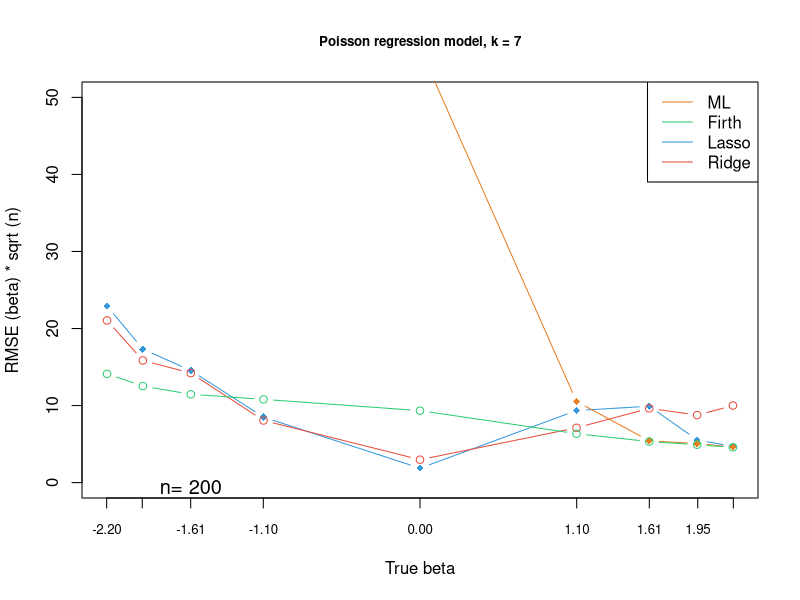
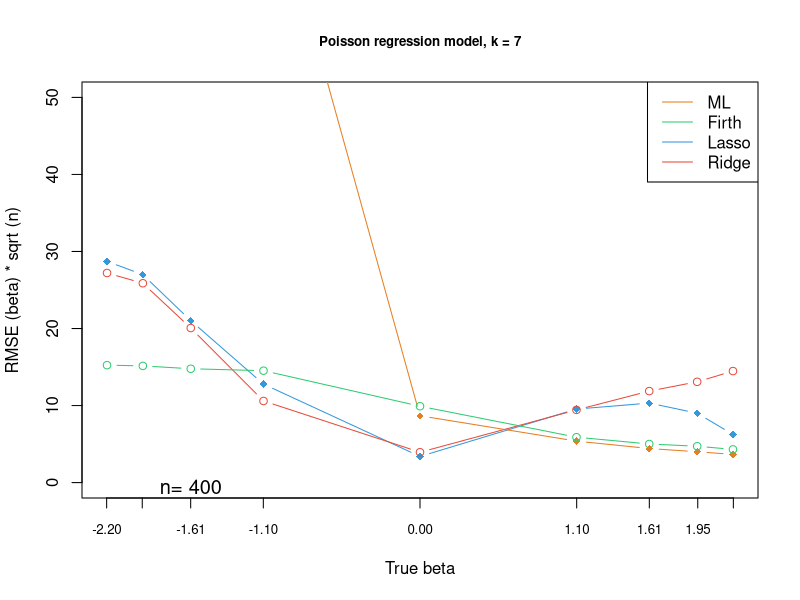
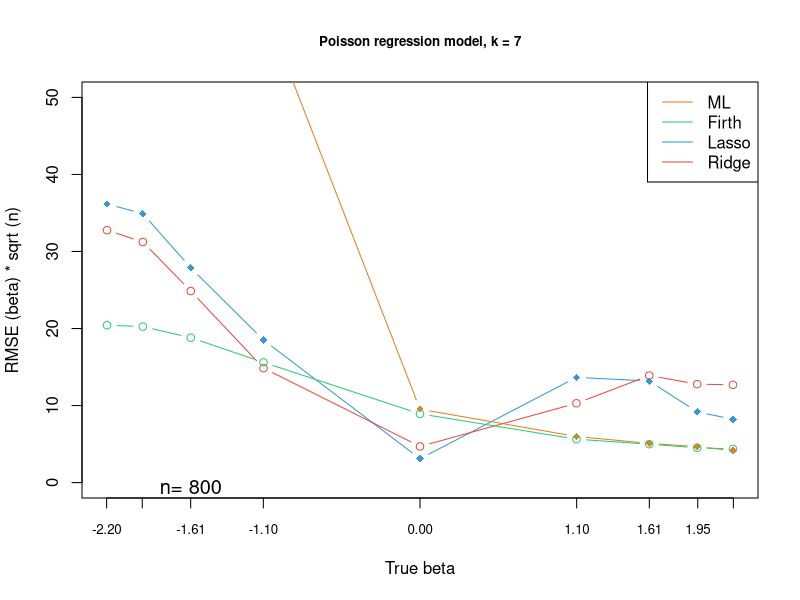
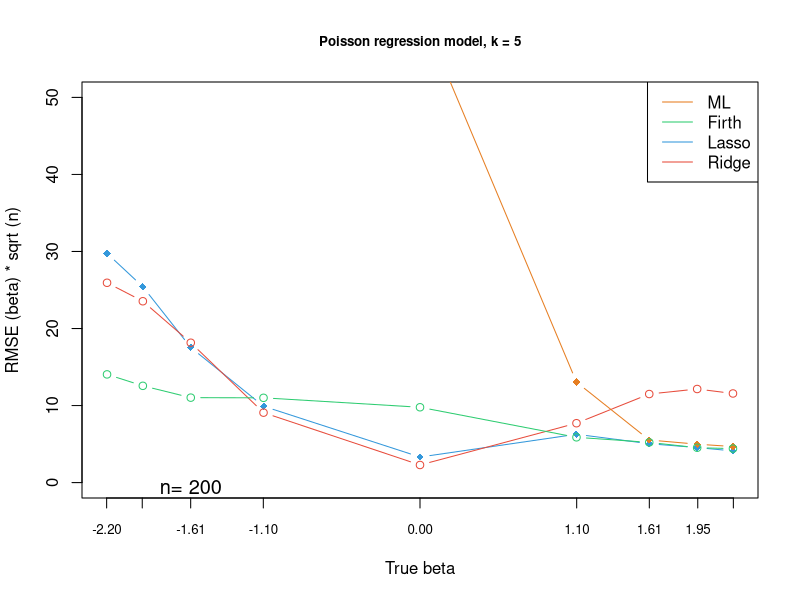
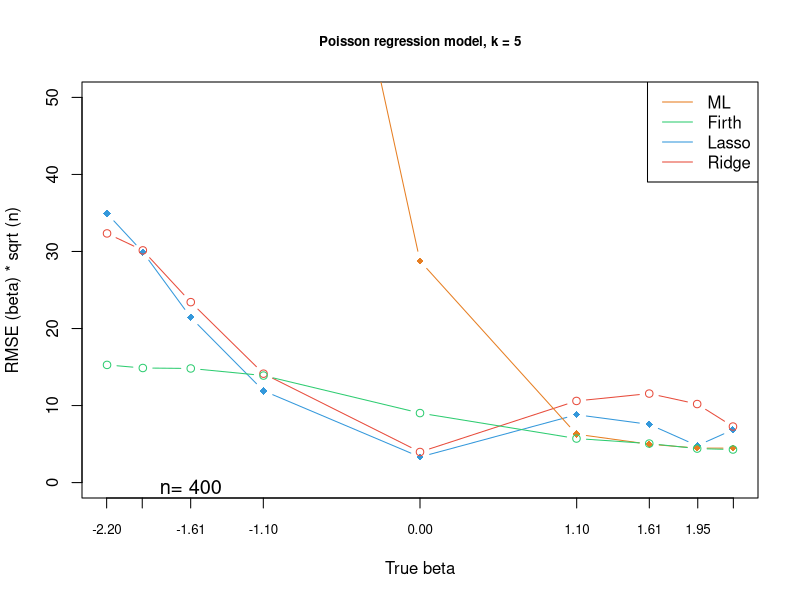
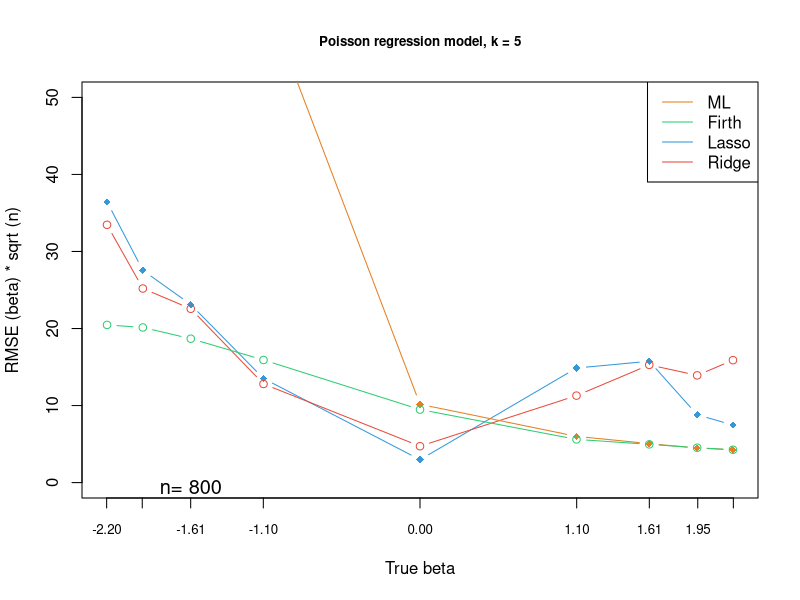
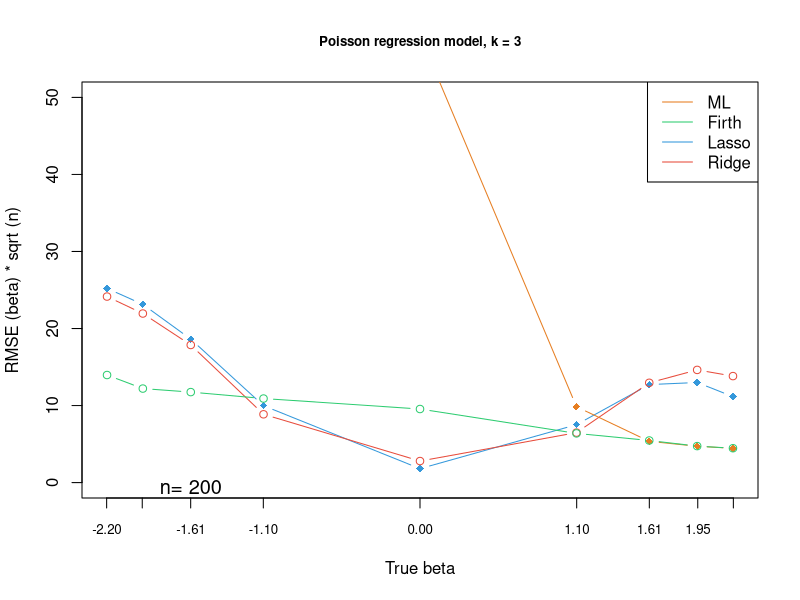
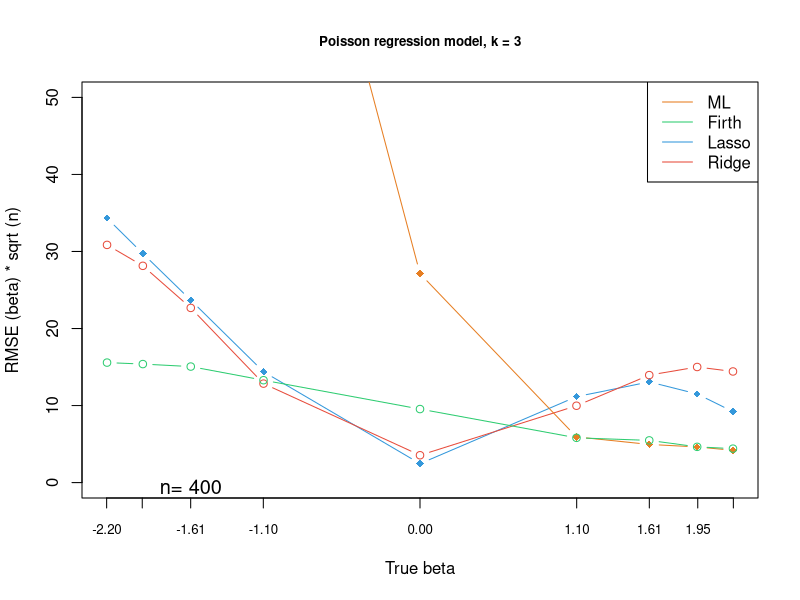

Generate these figures, in order, with R:
#n=200,k=7

lasso.k_7_n_200<-c(1.6212812, 1.2254892, 1.0288798, 0.6005829, 0.1320624, 0.6615774,
                   0.7011407, 0.3910884, 0.3323033)

ridge.k_7_n_200<-c(1.4885480, 1.1212422, 1.0051251, 0.5699797, 0.2102510, 0.5029217,
                   0.6816826, 0.6194847, 0.7073489
)
ml.k_7_n_200<-c(12.272597492902,12.0321167438513,11.2235245713888,9.68610736886489,
                3.98662274875942,0.745147248847117,0.382890125283111,0.35927551124118,0.325066305960564 )
firth.k_7_n_200<-c(0.997500753598055,0.886067527769011,0.810387786952567,0.763943194394549,0.660153613030082,
                   0.448856962792294,0.376314648636485,0.347496722926416,0.32409009996827 )

#n=400,k=7

lasso.k_7_n_400<-c(1.43608847, 1.349359781, 1.051016635, 0.638853256, 0.169674652, 
                   0.477216495, 0.516086478, 0.450460077, 0.312271557
 )

ridge.k_7_n_400<-c(1.3604413144, 1.2938379517, 1.0031490971, 0.5296935374, 0.1970737002, 
                   0.4717801547, 0.5940242373, 0.6541674878, 0.7239108349
)

ml.k_7_n_400<-c(8.9210376441782,7.96237146789724,6.73766180478708,4.09086578839171,
                0.433544214277673,0.269032086137403,0.221076198940339,0.200212408800346,0.183105608091315 )

firth.k_7_n_400<-c(0.762236730560448,0.757452222732538,0.738923250310832,0.726292894167226,0.495543143047312,
                   0.294619609045052,0.250513312802575,0.235971509908399,0.215481135191791 
)

#n=800,k=7

lasso.k_7_n_800<-c(1.2786176259, 1.2342675926, 0.9855793561, 0.6543306899, 0.1095172295, 
                   0.4830528882, 0.4661491202, 0.3245986547, 0.2905189326
)

ridge.k_7_n_800<-c(1.1582201455, 1.1042031536, 0.8791095705, 0.5252038346, 
                   0.1659628877, 0.364008072, 0.4912951937, 0.4518669871, 0.4486115457
)

ml.k_7_n_800<-c(7.40411238494588,6.68072032535474,4.96545344087955,2.18788138863324,
                0.336629651515031,0.211422103130829,0.179861251284926,0.16513061617261,0.146893883554776)

firth.k_7_n_800<-c(0.722221255568763,0.715958412184359,0.66495606768594,0.551717770637463,0.315361698332587,
                   0.199161338287501,0.176353961342434,0.1596134709712,0.154509946546953  )

#k=5

#n=200,k=5

lasso.k_5_n_200<-c(2.10393261843638,1.79782028213673,1.24026103839516,0.700690003709775,
                   0.23463345,0.443739764975972,0.356819995238981,0.32159207771383,0.290783037026987 
 )

ridge.k_5_n_200<-c(1.834124, 1.664513, 1.283715, 0.641975, 0.161614, 0.545067, 0.812921, 0.859079, 0.817963)

ml.k_5_n_200<-c(12.2671235530955,11.6989000332517,11.2412132578827,9.58994971426826,
                4.33735756066893,0.922338579706536,0.39093966347539,0.352636063048878,0.330859887622623 
)

firth.k_5_n_200<-c(0.993191047382804,0.888217257030331,0.77971630985691,0.778093198624492,
                   0.691446419869104,0.415622521749103,0.369022403320492,0.319963304603014,0.311950418927788 )

#n=400,k=5

lasso.k_5_n_400<-c(1.74626012133873,1.49612078513903,1.07186973451558,0.595734597745047,
                   0.166147018477021,0.440626072118398,0.37793502260286,0.2394073638262,0.34291951281459)

ridge.k_5_n_400<-c(1.617212, 1.507187, 1.171223, 0.7068645, 0.1986282, 0.5299195, 0.5777736, 0.5098964, 0.3637949)

ml.k_5_n_400<-c(10.2362046476604,9.74308903721187,8.30732809044085,6.09244039042248,
                1.43828583203378,0.314354042833671,0.248969115692504,0.224061208486061,0.223614423605434 )


firth.k_5_n_400<-c(0.763871302229622,0.743783657067714,0.740736660315943,0.694652447080968,
                   0.451175546038444,0.285973566371827,0.253281606389739,0.220721026891584,0.214643520379828 
)

#n=800, k=5

lasso.k_5_n_800<-c(1.28855899, 0.97419822, 0.81707406, 0.47772553, 0.10499276, 0.52576651,
                   0.55708702, 0.31129664, 0.26409981
)
ridge.k_5_n_800<-c(1.18313539, 0.89068299, 0.79772906, 0.45262659, 0.16699887,
                   0.39916455, 0.54018401, 0.49215285, 0.56182508
)

ml.k_5_n_800<-c(7.41164856894973,6.41854220222173,4.82846450026038,2.24498311553312,
                0.359245678127449,0.212151208651109,0.178733507053195,0.1586516818912,0.150777988624782 )

firth.k_5_n_800<-c(0.723730893165251,0.711933781812775,0.660386042462957,0.562727145736422,
                   0.335135773082532,0.198281554214257,0.175467815148027,0.160121560887801,0.150724286529907  )


## k=3

#n=200,k=3 

lasso.k_3_n_200<-c(1.782337, 1.635864, 1.316784, 0.7055916, 0.1278699, 0.5316528, 0.8996431, 0.9187439, 0.7889845)


ridge.k_3_n_200<-c(1.707615, 1.551842, 1.263053, 0.6268694, 0.1976941, 0.4586363, 0.9160836, 1.034356, 0.977522)

ml.k_3_n_200<-c(12.1935596823198,11.7297915792071,11.4976743597185,9.31022360092826,4.1036784301754,
                0.696187627258418,0.378570935721415,0.333754109260911,0.31417574675143)

firth.k_3_n_200<-c(0.98741833031828,0.863002783103964,0.830710329807467,0.771467230535699,
                   0.675358359477155,0.451528777657481,0.386401906908182,0.334940678659745,0.315497033916899 
)


#n=400,k=3

lasso.k_3_n_400<-c(1.715957, 1.486664, 1.184242, 0.7193834, 0.1228058, 0.5577956, 0.6535342, 0.5752437, 0.4605407)


ridge.k_3_n_400<-c(1.542784, 1.406898, 1.133806, 0.6424193, 0.1774821, 0.4987767, 0.6975947, 0.7503055, 0.7212525)


ml.k_3_n_400<-c(10.0822150350924,9.28110531909763,7.94596483271824,5.17731773331467,
                1.3562567615067,0.29632850748421,0.247722387839428,0.231405910636528,0.209612700506116 
 )

firth.k_3_n_400<-c(0.77884577160096,0.769293180428581,0.753075165374031,
                   0.664566329739932,0.477260897888808,0.290619924356339,0.273933362444973,0.232035810350009,0.220300333437453 
)



#n=800,k=3
lasso.k_3_n_800<-c(1.36059151689875,1.04876431749427,0.609028115472204,0.509836069415027,
                   0.237348420301067,0.18706898800061,0.170072599444115,0.164702408734839,0.114038832928252  )

ridge.k_3_n_800<-c(1.253892, 0.946501, 0.6483711, 0.481074, 0.1775421, 0.4246004, 0.574877, 0.5228447, 0.5960639)

ml.k_3_n_800<-c(7.30770529706291,6.13523423760825,4.56596177565413,1.94425652813013,
                0.348426232555486,0.202680906518206,0.17364016640938,0.159344322899143,0.150880378190709 
)

firth.k_3_n_800<-c(0.729055406390675,0.724043377906591,0.686532090180307,0.543431072062348,
                   0.321352180479552,0.203047013352677,0.177944456559559,0.161148198000492,0.147051557106001 )

x <- c(-log(9), -log(7), -log(5), -log(3), 0, log(3), log(5), log(7), log(9))

ridge_color<-"#E74C3C"
lasso_color<-"#3498DB"
ml_color<-"#E67E22"
firth_color<-"#2ECC71"

# Define k values
k_values <- c(7, 5, 3)

# Define n values
n_values <- c(200, 400, 800)

# Loop over k and n values
for (k in k_values) {
     for (n in n_values) {
          # Create variable names
          var_prefix <- paste("k", k, "n", n, sep = "_")
          
          # Load data
          lasso <- get(paste("lasso", var_prefix, sep = "."))
          ridge <- get(paste("ridge", var_prefix, sep = "."))
          ml <- get(paste("ml", var_prefix, sep = "."))
          firth <- get(paste("firth", var_prefix, sep = "."))
          
          # Multiply by sqrt(n)
          lasso <- lasso * sqrt(n)
          ridge <- ridge * sqrt(n)
          ml <- ml * sqrt(n)
          firth <- firth * sqrt(n)
          
          # Create a new plot for each combination of k and n
          plot(x, lasso, xaxt = 'n',
               type = "b", col = lasso_color,
               ylab = "RMSE (beta) * sqrt (n)", xlab = "True beta",
               ylim = c(0, 50), main = paste("Poisson regression model, k =", k), pch = 18, cex.main = 0.8)
          axis(side = 1, at = round(x, 2), labels = TRUE, cex.axis=0.8)
          lines(x, ridge, type = "b", col = ridge_color)
          lines(x, ml, type = "b", col = ml_color, pch = 18)
          lines(x, firth, type = "b", col = firth_color)
          legend("topright", legend = c( "ML", "Firth","Lasso", "Ridge"),
                 col = c( ml_color, firth_color,lasso_color, ridge_color), lty = 1, cex = 1)
          
          # Add n value in the bottom left corner
          mtext(paste("n=", n), side = 1, at = -log(5), line = -1, cex = 1.2)
          # Add x and y axis labels
         
     }
}











